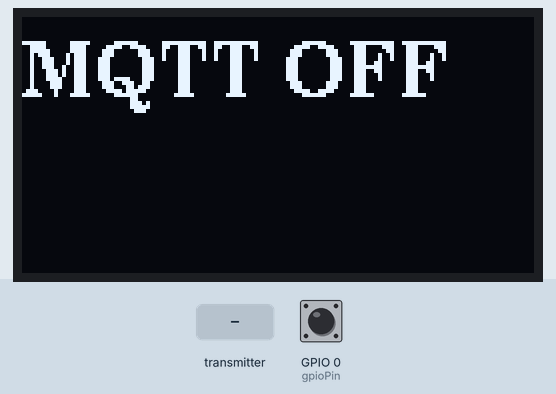
A sketch run on a simulated ESP32. Shown: 128×64 one-colour display. The test bench sets the inputs (shaded band); at power-on: GPIO 0 (gpioPin) HIGH. WiFi joins after 1.5 s; servers stay silent unless stated; what the sketch prints to the serial monitor is not drawn.

Above: at 3.2 s.
3.3 s: the transmitter starts sending windDir = 0
At 3.9 s:
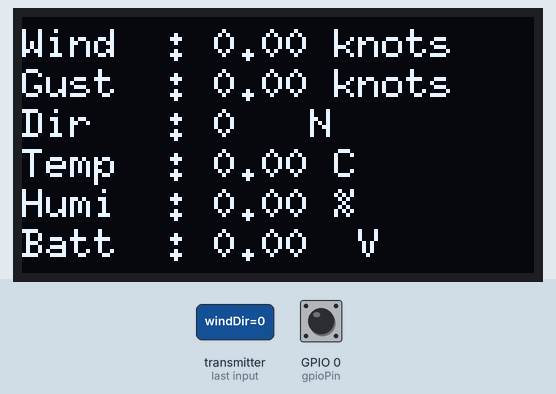
4.8 s: the transmitter starts sending windSpeed = 25
At 6.0 s:
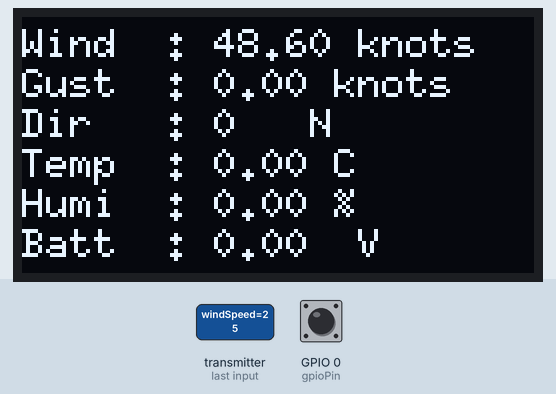
6.3 s: the transmitter starts sending windGust = 25
At 7.5 s:
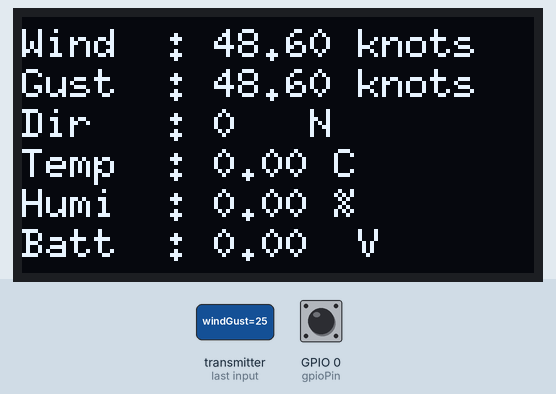
7.8 s: the transmitter starts sending temperature = 25
At 8.6 s:
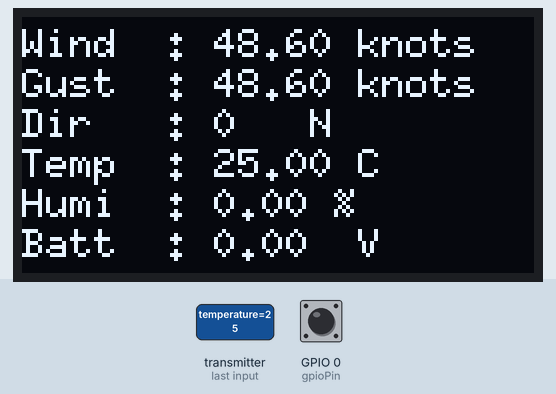
9.3 s: the transmitter starts sending humidity = 25
At 9.7 s:
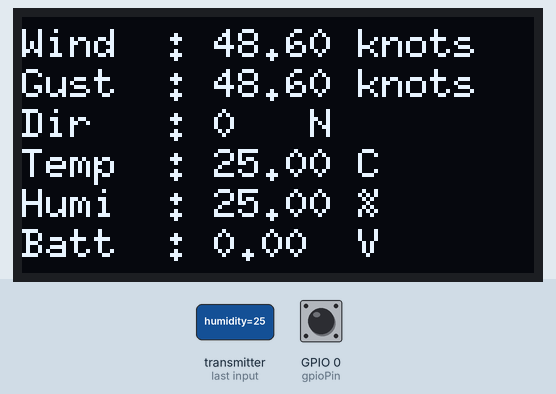
10.8 s: the transmitter starts sending BatVoltage = 25
At 12.1 s:
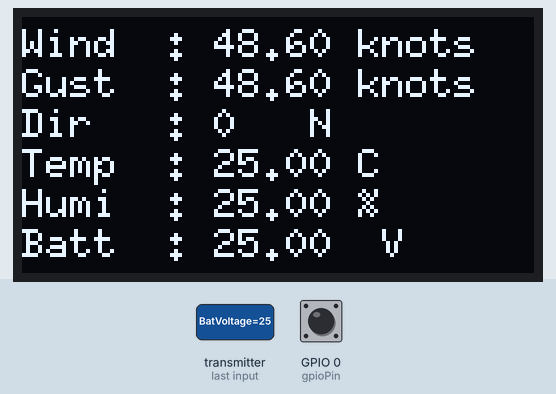
Timing chart, 0 to 13.3 s (numbered marks = the images above; inputs shaded):
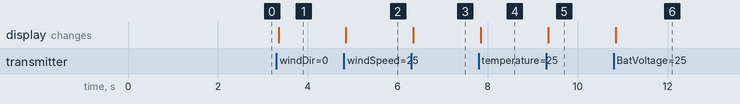

The sketch:

ESPNOW_WS80_RECEIVER_oled.ino
```cpp
#include <Wire.h>
#include <U8g2lib.h>
#include <WiFi.h>
#include <esp_now.h>
#include <PubSubClient.h>

// Wi-Fi Credentials
const char* ssid = "Kite Beach Inn";     // Replace with your Wi-Fi SSID
const char* password = "1963kbeachinn";  // Replace with your Wi-Fi password

// Display settings
#define DISPLAY_I2C_PIN_RST 16
#define ESP_SDA_PIN 4
#define ESP_SCL_PIN 15
#define DISPLAY_I2C_ADDR 0x3C

// MQTT settings (optional, controlled by useMQTT)
const char* mqtt_server = "15.xxxxxxx";  // Replace with your MQTT server address
WiFiClient espClient;
PubSubClient mqttClient(espClient);
const char* mqttTopic = "KWind/data/WS80_Lora";

bool useMQTT = false;   // Set to true to enable MQTT, false to disable
bool useKnots = true;   // Set to true to show wind speed in knots, false to show in m/s
const int gpioPin = 0;  // GPIO 0
// Setup OLED display
U8G2_SSD1306_128X64_NONAME_F_HW_I2C u8g2(U8G2_R0, DISPLAY_I2C_PIN_RST, ESP_SCL_PIN, ESP_SDA_PIN);

// Structure for received data
typedef struct struct_message {
  int windDir;
  float windSpeed;
  float windGust;
  float temperature;
  float humidity;
  float BatVoltage;  // Battery voltage added
} struct_message;

struct_message receivedData;

// ESP-NOW receive callback function
void onDataRecv(const esp_now_recv_info* info, const uint8_t* data, int len) {
  Serial.println("\n📩 Data Received:");
  Serial.print("Length: ");
  Serial.println(len);

  // Print raw data
  for (int i = 0; i < len; i++) {
    Serial.print(data[i], HEX);
    Serial.print(" ");
  }
  Serial.println();

  // If the data length is correct, parse the data
  if (len == sizeof(struct_message)) {
    memcpy(&receivedData, data, sizeof(struct_message));

    Serial.println("📊 Parsed Data:");
    Serial.printf("🧭 WindDir: %d° (%s)\n", receivedData.windDir, getCardinalDirection(receivedData.windDir).c_str());
    Serial.printf("💨 WindSpeed: %.1f %s\n", convertWindSpeed(receivedData.windSpeed), useKnots ? "knots" : "m/s");
    Serial.printf("🌬️ WindGust: %.1f %s\n", convertWindSpeed(receivedData.windGust), useKnots ? "knots" : "m/s");
    Serial.printf("🌡️ Temp: %.1f°C\n", receivedData.temperature);
    Serial.printf("💧 Humidity: %.1f%%\n", receivedData.humidity);
    Serial.printf("🔋 BatVoltage: %.2f V\n", receivedData.BatVoltage);  // Display battery voltage

    displayData();

    // If MQTT is enabled, send data to MQTT
    if (useMQTT) {
      sendDataToMQTT();
    }
  }
}

// Function to get the cardinal direction based on wind direction
String getCardinalDirection(int windDir) {
  if (windDir >= 0 && windDir < 22.5) return "N";
  if (windDir >= 22.5 && windDir < 67.5) return "NE";
  if (windDir >= 67.5 && windDir < 112.5) return "E";
  if (windDir >= 112.5 && windDir < 157.5) return "SE";
  if (windDir >= 157.5 && windDir < 202.5) return "S";
  if (windDir >= 202.5 && windDir < 247.5) return "SW";
  if (windDir >= 247.5 && windDir < 292.5) return "W";
  if (windDir >= 292.5 && windDir < 337.5) return "NW";
  return "N";  // Default to North if something goes wrong
}

// Function to convert wind speed to the desired units (m/s or knots)
float convertWindSpeed(float speed) {
  if (useKnots) {
    return speed * 1.94384;  // Convert m/s to knots
  }
  return speed;  // Return m/s if useKnots is false
}

// 🖥 Display on OLED + Serial
void displayData() {
  u8g2.clearBuffer();
  u8g2.setFont(u8g2_font_6x10_tf);

  String windDirStr = String(receivedData.windDir) + "   " + getCardinalDirection(receivedData.windDir);
  String windSpeedStr = String(convertWindSpeed(receivedData.windSpeed)) + (useKnots ? " knots" : " m/s");
  String windGustStr = String(convertWindSpeed(receivedData.windGust)) + (useKnots ? " knots" : " m/s");

  u8g2.drawStr(0, 10, ("Wind  : " + windSpeedStr).c_str());
  u8g2.drawStr(0, 20, ("Gust  : " + windGustStr).c_str());
  u8g2.drawStr(0, 30, ("Dir   : " + windDirStr).c_str());
  u8g2.drawStr(0, 40, ("Temp  : " + String(receivedData.temperature) + " C").c_str());
  u8g2.drawStr(0, 50, ("Humi  : " + String(receivedData.humidity) + " %").c_str());
  u8g2.drawStr(0, 60, ("Batt  : " + String(receivedData.BatVoltage) + "  V").c_str());
  u8g2.sendBuffer();

  Serial.println("\n🖥 OLED Display Data:");
  Serial.println("🧭 WindDir: " + windDirStr);
  Serial.println("💨 WindSpeed: " + windSpeedStr);
  Serial.println("🌬 WindGust: " + windGustStr);
  Serial.println("🌡 Temperature: " + String(receivedData.temperature) + " °C");
  Serial.println("💧 Humidity: " + String(receivedData.humidity) + " %");
  Serial.println("🔋 Battery Voltage: " + String(receivedData.BatVoltage) + "  V");
}


// Function to send data to MQTT
void sendDataToMQTT() {
  String payload = String("{\"model\":\"WS80_LoraReceiver\", ") + "\"id\":\"KWind_Lora\", " + "\"wind_dir_deg\":" + String(receivedData.windDir) + ", " + "\"wind_avg_m_s\":" + String(receivedData.windSpeed) + ", " + "\"wind_max_m_s\":" + String(receivedData.windGust) + ", " + "\"temperature_C\":" + String(receivedData.temperature) + ", " + "\"Humi\":" + String(receivedData.humidity) + ", " + "\"BatVoltage\":" + String(receivedData.BatVoltage) + "}";

  Serial.println("📤 Sending to MQTT:");
  Serial.println(payload);

  if (mqttClient.publish(mqttTopic, payload.c_str())) {
    Serial.println("✅ MQTT Send Success");
  } else {
    Serial.println("❌ MQTT Send Failed");
  }
}

// Function to reconnect to MQTT if disconnected
void reconnectMQTT() {
  while (!mqttClient.connected()) {
    Serial.print("MQTT connecting...");
    if (mqttClient.connect("LoRaReceiverClient")) {
      Serial.println("✅ MQTT Connected");
      // mqttClient.subscribe(mqttTopic);  // Ensure we receive data too
    } else {
      Serial.print("❌ failed, rc=");
      Serial.println(mqttClient.state());
      delay(5000);
    }
  }
}

void setup() {
  Serial.begin(115200);

  // Initialize OLED display before any Wi-Fi or MQTT operations
  Wire.begin(ESP_SDA_PIN, ESP_SCL_PIN);
  u8g2.begin();
  pinMode(gpioPin, INPUT);  // Set GPIO 0 as input
  u8g2.setFont(u8g2_font_ncenB14_tr);
  // If button is pressed (LOW), enable MQTT
  if (digitalRead(gpioPin) == LOW) {
    useMQTT = true;
    Serial.println("✅ MQTT Enabled");
    u8g2.setCursor(0, 20);
    u8g2.print("MQTT ON");
  } else {
    useMQTT = false;
    Serial.println("🚫 MQTT Disabled (Button Press Detected)");
    u8g2.setCursor(0, 20);
    u8g2.print("MQTT OFF");
  }
  u8g2.sendBuffer();
  delay(2000);
  // Initialize ESP-NOW
  WiFi.mode(WIFI_STA);
  if (esp_now_init() != ESP_OK) {
    Serial.println("ESP-NOW initialization failed");
    return;
  }

  // Register the data receive callback
  esp_now_register_recv_cb(onDataRecv);

  Serial.println("ESP-NOW initialized and ready");

  // If MQTT is enabled, only then connect to Wi-Fi
  if (useMQTT) {
    WiFi.begin(ssid, password);
    Serial.println("Connecting to WiFi...");

    while (WiFi.status() != WL_CONNECTED) {
      delay(500);
      Serial.print(".");
    }
    Serial.println("\n✅ Connected to WiFi!");
    Serial.print("IP Address: ");
    Serial.println(WiFi.localIP());

    // Initialize MQTT only after Wi-Fi connection is successful
    mqttClient.setServer(mqtt_server, 1883);
    mqttClient.setCallback([](char* topic, byte* payload, unsigned int length) {
      Serial.println("📥 MQTT Message Received");
      // Handle incoming MQTT messages here if needed
    });
  } else {
    Serial.println("Wi-Fi not connected since MQTT is disabled.");
  }
}

void loop() {
  // If MQTT is enabled, ensure MQTT connection is maintained
  if (useMQTT) {
    if (!mqttClient.connected()) {
      reconnectMQTT();
    }
    mqttClient.loop();  // Handle MQTT communication in background
  }

  // Main loop continues to run to keep displaying data
  delay(100);  // Small delay to avoid overwhelming the loop
}
```

Measured:
- after the input at 3.3 s, the display: changes after 0.05 s (image 1)
- after the input at 4.8 s, the display: changes after 0.05 s (image 2)
- after the input at 6.3 s, the display: changes after 0.05 s (image 3)
- after the input at 7.8 s, the display: changes after 0.05 s (image 4)
- after the input at 9.3 s, the display: changes after 0.05 s (image 5)
- after the input at 10.8 s, the display: changes after 0.05 s (image 6)
